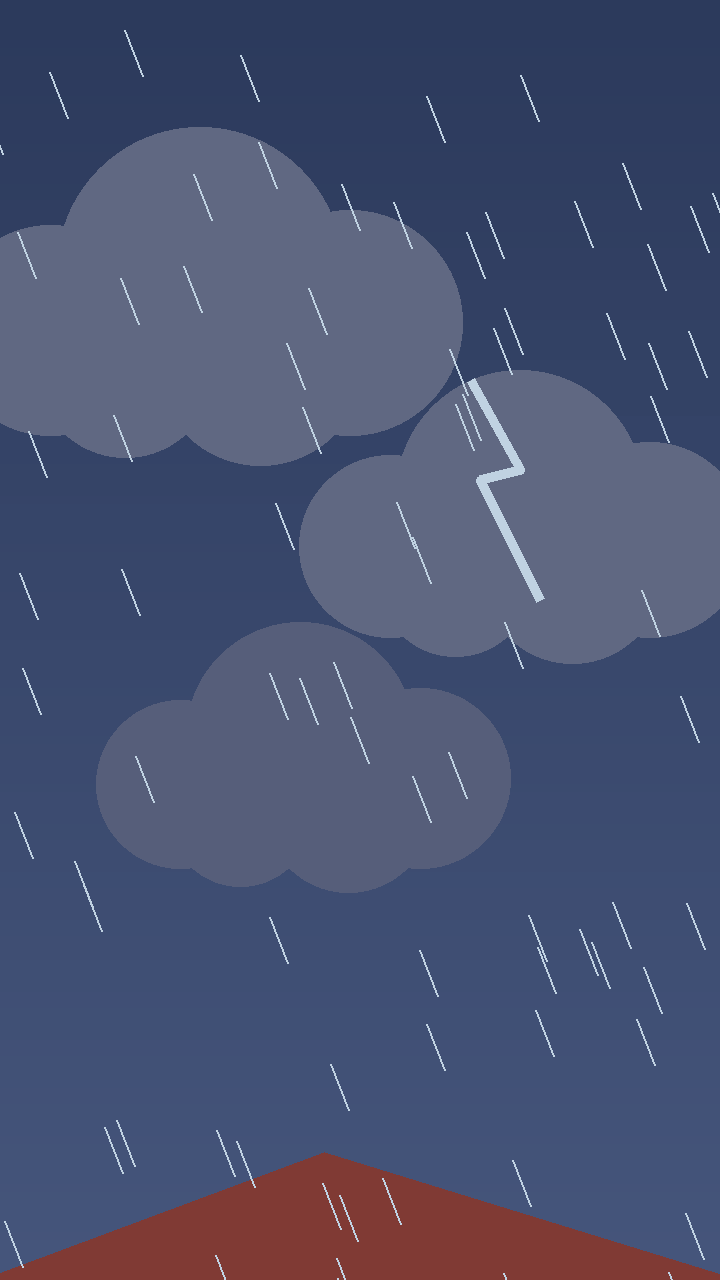
#> input picture tools/storyboard/example/frames/S2.png, 720 x 1280 px; its folder holds 4 pictures in this run
$ python glow.py ../storyboard/example/frames/S1.png --output out.png --mask ../storyboard/example/frames/S2.png
#> lines starting #> are read from the running program, lines starting #| are printed output that depends on the picture
"""glow: a pulsing coloured glow on a masked region (a knee, a back, a muscle) over a video or a frame sequence.

    python tools/edit/glow.py IN -o OUT (--mask mask.png | --mask-dir mattes/ | --key "#hex" [--tol 40])
           [--color "#ff3c3c"] [--start 0] [--end END] [--fade 0.2] [--pulse 1.6] [--strength 1.0] [--inside 0.38]
           [--soft 6] [--bloom 26] [--ghost] [--fps 24] [--crf 14]

  IN          a video, a folder of frames (sorted by name) or one image.
  OUT         .mp4 (audio copied from a video input, untouched) or a folder (one PNG per frame).
  Mask, one of:
    --mask      one PNG for every frame (white = glow). Any size; it is resized to the frame.
    --mask-dir  one PNG per frame, same names or the same order as the frames (a matte sequence from your matting
                step; the glow then follows the character).
    --key       a colour key: every pixel within --tol (RGB distance) of the colour, opened to drop specks. Cheap,
                but it will also catch any other thing of that colour (test it on a known-good frame first).
  --color     glow colour. Convention used here: red for the wrong form, green for the right one.
  --start/--end/--fade  when it shows, and how fast it comes up (seconds).
  --pulse     pulses per second (0 = steady). Strength swings 0.75..1.0, which reads as "look here" without flicker.
  --inside    how much the colour tints the region itself; the rest is an outer bloom.
  --ghost     X-ray ghost of the masked region instead of the solid drawing: the background (inpainted) shows through
              a pale fill and the outlines glow. Use it for "the wrong way", next to the solid "right way".

Everything is drawn on ones (every frame), so it never steps with the character's twos. Needs numpy, OpenCV,
ffmpeg/ffprobe.
"""
from __future__ import annotations

import argparse
import json
import math
import subprocess
import sys
from pathlib import Path

import cv2
import numpy as np

NOWIN = getattr(subprocess, "CREATE_NO_WINDOW", 0)
IMG = {".png", ".jpg", ".jpeg", ".webp", ".bmp", ".tif", ".tiff"}


def hex_bgr(h):
    h = h.lstrip("#")
    r, g, b = int(h[0:2], 16), int(h[2:4], 16), int(h[4:6], 16)
    return np.array([b, g, r], np.float32)


def probe(p):
    r = subprocess.run(["ffprobe", "-v", "error", "-show_entries", "stream=codec_type,width,height,r_frame_rate", "-of",
                        "json", str(p)], capture_output=True, text=True, creationflags=NOWIN)
    d = json.loads(r.stdout)
    v = next(s for s in d["streams"] if s["codec_type"] == "video")
    n, dd = v["r_frame_rate"].split("/")
    return v["width"], v["height"], float(n) / float(dd), any(s["codec_type"] == "audio" for s in d["streams"])


def frames_in(path: Path):
    """Yield BGR uint8 frames from a video, a folder of images or one image."""
    if path.is_dir():
        for f in sorted(x for x in path.iterdir() if x.suffix.lower() in IMG):
            yield cv2.imread(str(f), cv2.IMREAD_COLOR)
    elif path.suffix.lower() in IMG:
        yield cv2.imread(str(path), cv2.IMREAD_COLOR)
    else:
        W, H, _, _ = probe(path)
        dec = subprocess.Popen(["ffmpeg", "-v", "error", "-i", str(path), "-f", "rawvideo", "-pix_fmt", "bgr24", "-"],
                               stdout=subprocess.PIPE, creationflags=NOWIN)
        n = W * H * 3
        while True:
            buf = dec.stdout.read(n)
            if len(buf) < n:
                break
            yield np.frombuffer(buf, np.uint8).reshape(H, W, 3).copy()
        dec.wait()


def key_mask(fr, color_bgr, tol):
    d = np.linalg.norm(fr.astype(np.float32) - color_bgr[None, None], axis=2)
    m = (d <= tol).astype(np.uint8) * 255
    return cv2.morphologyEx(m, cv2.MORPH_OPEN, np.ones((5, 5), np.uint8))


def glow(f, region, color_bgr, strength, inside=0.38, soft=6.0, bloom=26.0):
    """f float32 0..1 BGR; region uint8 0..255. Tint inside the region + a soft outer bloom."""
    if strength <= 0.01 or not region.any():
        return f
    r = region.astype(np.float32) / 255
    s = cv2.GaussianBlur(r, (0, 0), soft)[..., None]
    b = cv2.GaussianBlur(r, (0, 0), bloom)[..., None]
    col = color_bgr[None, None] / 255
    f = f * (1 - s * inside * strength) + col * s * inside * strength
    return np.clip(f + col * b * 0.9 * strength, 0, 1)


def ghost(fr, body):
    """X-ray ghost: inpainted background through a pale fill, outlines glowing. fr uint8 BGR, body uint8 mask."""
    H, W = body.shape
    b = (body > 127).astype(np.uint8)
    small = cv2.resize(fr, (W // 2, H // 2))
    bs = cv2.dilate(cv2.resize(b, (W // 2, H // 2), interpolation=cv2.INTER_NEAREST), np.ones((9, 9), np.uint8))
    bg = cv2.resize(cv2.inpaint(small, bs * 255, 5, cv2.INPAINT_TELEA), (W, H), interpolation=cv2.INTER_CUBIC)
    bgf = bg.astype(np.float32) / 255
    lum = cv2.cvtColor(fr, cv2.COLOR_BGR2GRAY).astype(np.float32) / 255
    dark, pale = np.array([170, 120, 60], np.float32) / 255, np.array([255, 235, 190], np.float32) / 255
    g = bgf * 0.42 + (dark * (1 - lum[..., None]) + pale * lum[..., None]) * 0.58
    lines = cv2.dilate(((lum < 0.22) & (b > 0)).astype(np.float32), np.ones((2, 2), np.uint8))
    g = np.clip(g + np.array([255, 240, 170], np.float32) / 255 * cv2.GaussianBlur(lines, (0, 0), 5)[..., None] * 0.9, 0, 1)
    g = g * (1 - lines[..., None]) + np.array([255, 250, 230], np.float32) / 255 * lines[..., None]
    rim = cv2.GaussianBlur(cv2.morphologyEx(b.astype(np.float32), cv2.MORPH_GRADIENT, np.ones((5, 5), np.uint8)), (0, 0), 7)
    g = np.clip(g + np.array([255, 220, 120], np.float32) / 255 * rim[..., None] * 0.8, 0, 1)
    soft = cv2.GaussianBlur(b.astype(np.float32), (0, 0), 1.5)[..., None]
    return bgf * (1 - soft) + g * soft


def main(argv=None):
    ap = argparse.ArgumentParser(description=__doc__, formatter_class=argparse.RawDescriptionHelpFormatter)
    ap.add_argument("input", type=Path)
    ap.add_argument("-o", "--output", type=Path, required=True)
    g = ap.add_mutually_exclusive_group(required=True)
    g.add_argument("--mask", type=Path)
    g.add_argument("--mask-dir", type=Path)
    g.add_argument("--key")
    ap.add_argument("--tol", type=float, default=40.0)
    ap.add_argument("--color", default="#ff3c3c")
    ap.add_argument("--start", type=float, default=0.0)
    ap.add_argument("--end", type=float)
    ap.add_argument("--fade", type=float, default=0.2)
    ap.add_argument("--pulse", type=float, default=1.6)
    ap.add_argument("--strength", type=float, default=1.0)
    ap.add_argument("--inside", type=float, default=0.38)
    ap.add_argument("--soft", type=float, default=6.0)
    ap.add_argument("--bloom", type=float, default=26.0)
    ap.add_argument("--ghost", action="store_true")
    ap.add_argument("--fps", type=float, default=24.0, help="for frame-folder input (a video keeps its own)")
    ap.add_argument("--crf", type=int, default=14)
    a = ap.parse_args(argv)

    is_video = a.input.is_file() and a.input.suffix.lower() not in IMG
    fps, audio = a.fps, False
    if is_video:
        _, _, fps, audio = probe(a.input)
    col = hex_bgr(a.color)
    static = cv2.imread(str(a.mask), cv2.IMREAD_GRAYSCALE) if a.mask else None
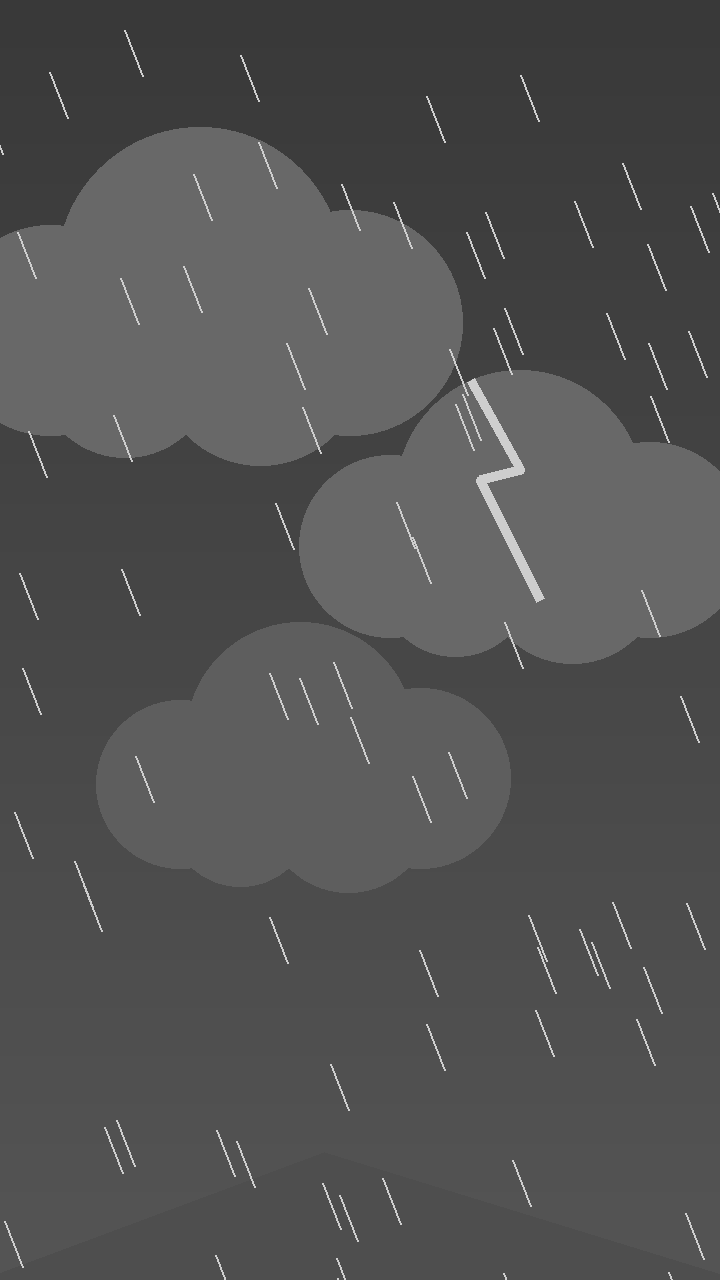
#> static: shape (1280, 720); min 57, max 206, mean 82
    if a.mask and static is None:
        sys.exit(f"cannot read mask {a.mask}")
    seq = sorted(x for x in a.mask_dir.iterdir() if x.suffix.lower() in IMG) if a.mask_dir else None
    keycol = hex_bgr(a.key) if a.key else None

    to_video = a.output.suffix.lower() in (".mp4", ".mov", ".m4v")
    enc, tmp = None, a.output.with_suffix(".video" + a.output.suffix) if to_video else None
    if not to_video:
        a.output.mkdir(parents=True, exist_ok=True)
    n, lit = 0, 0
    for fr in frames_in(a.input):
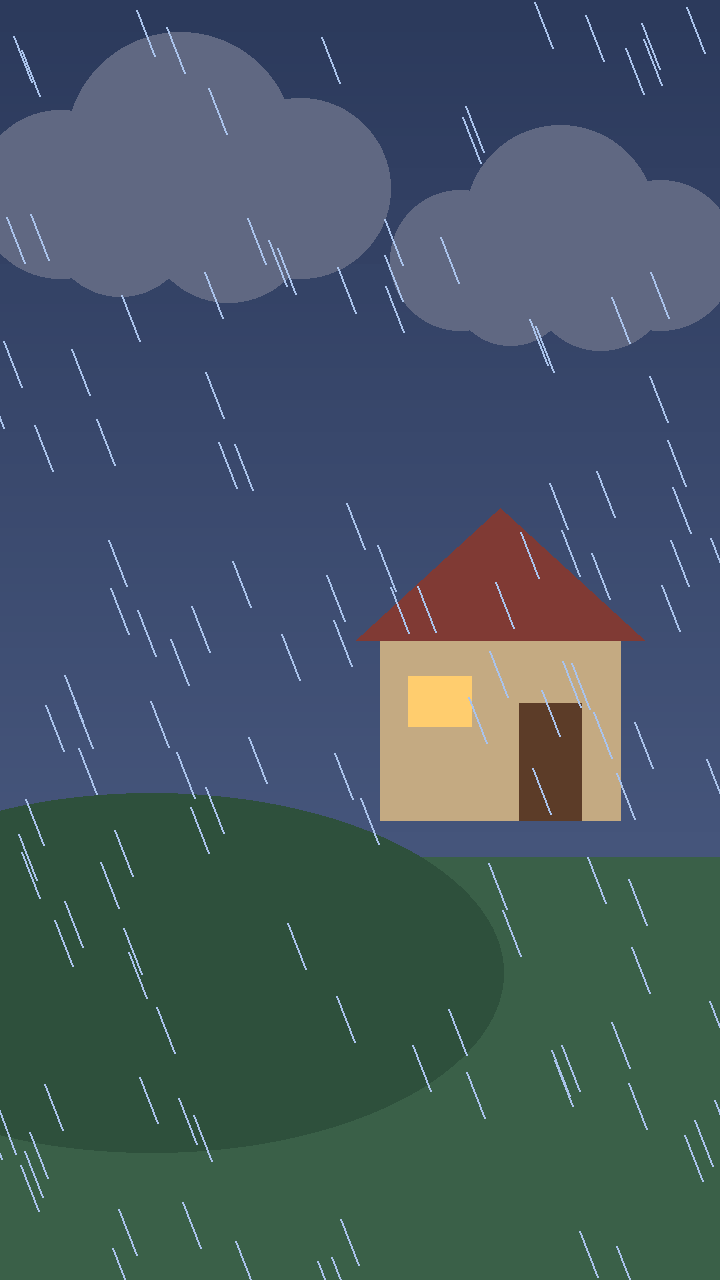
#> input picture tools/storyboard/example/frames/S1.png, 720 x 1280 px
        H, W = fr.shape[:2]
#> H = 1280; W = 720
        t = n / fps
        if static is not None:
            m = static if static.shape == (H, W) else cv2.resize(static, (W, H), interpolation=cv2.INTER_LINEAR)
        elif seq is not None:
            if n >= len(seq):
                sys.exit(f"--mask-dir has {len(seq)} masks; the input has more frames")
            m = cv2.imread(str(seq[n]), cv2.IMREAD_GRAYSCALE)
            m = m if m.shape == (H, W) else cv2.resize(m, (W, H), interpolation=cv2.INTER_LINEAR)
        else:
            m = key_mask(fr, keycol, a.tol)
        on = t >= a.start and (a.end is None or t < a.end)
        f = fr.astype(np.float32) / 255
        if on:
            if a.ghost:
                f = ghost(fr, m)
            ramp = min(1.0, (t - a.start) / a.fade) if a.fade > 0 else 1.0
            pulse = 0.75 + 0.25 * math.sin(2 * math.pi * a.pulse * t) if a.pulse > 0 else 1.0
            f = glow(f, m, col, a.strength * ramp * pulse, a.inside, a.soft, a.bloom)
            lit += 1
        out = (np.clip(f, 0, 1) * 255).astype(np.uint8)
#> out is the input picture: shape (1280, 720, 3); mean B, G, R 97.2, 87.3, 69.6
        if to_video:
            if enc is None:
                enc = subprocess.Popen(["ffmpeg", "-v", "error", "-y", "-f", "rawvideo", "-pix_fmt", "bgr24", "-s",
                                        f"{W}x{H}", "-r", f"{fps}", "-i", "-", "-c:v", "libx264", "-crf", str(a.crf),
                                        "-preset", "medium", "-pix_fmt", "yuv420p", str(tmp)],
                                       stdin=subprocess.PIPE, creationflags=NOWIN)
            enc.stdin.write(out.tobytes())
        else:
            cv2.imwrite(str(a.output / f"{n:05d}.png"), out)
        n += 1
    if n == 0:
        sys.exit("no frames read")
    if enc:
        enc.stdin.close(); enc.wait()
        if audio:
            subprocess.run(["ffmpeg", "-v", "error", "-y", "-i", str(tmp), "-i", str(a.input), "-map", "0:v", "-map",
                            "1:a", "-c", "copy", "-movflags", "+faststart", str(a.output)], check=True, creationflags=NOWIN)
            tmp.unlink()
        else:
            tmp.replace(a.output)
    print(json.dumps({"frames": n, "glow_frames": lit, "fps": fps, "audio": "copied" if audio else "none",
                      "output": str(a.output)}))


if __name__ == "__main__":
    main()
